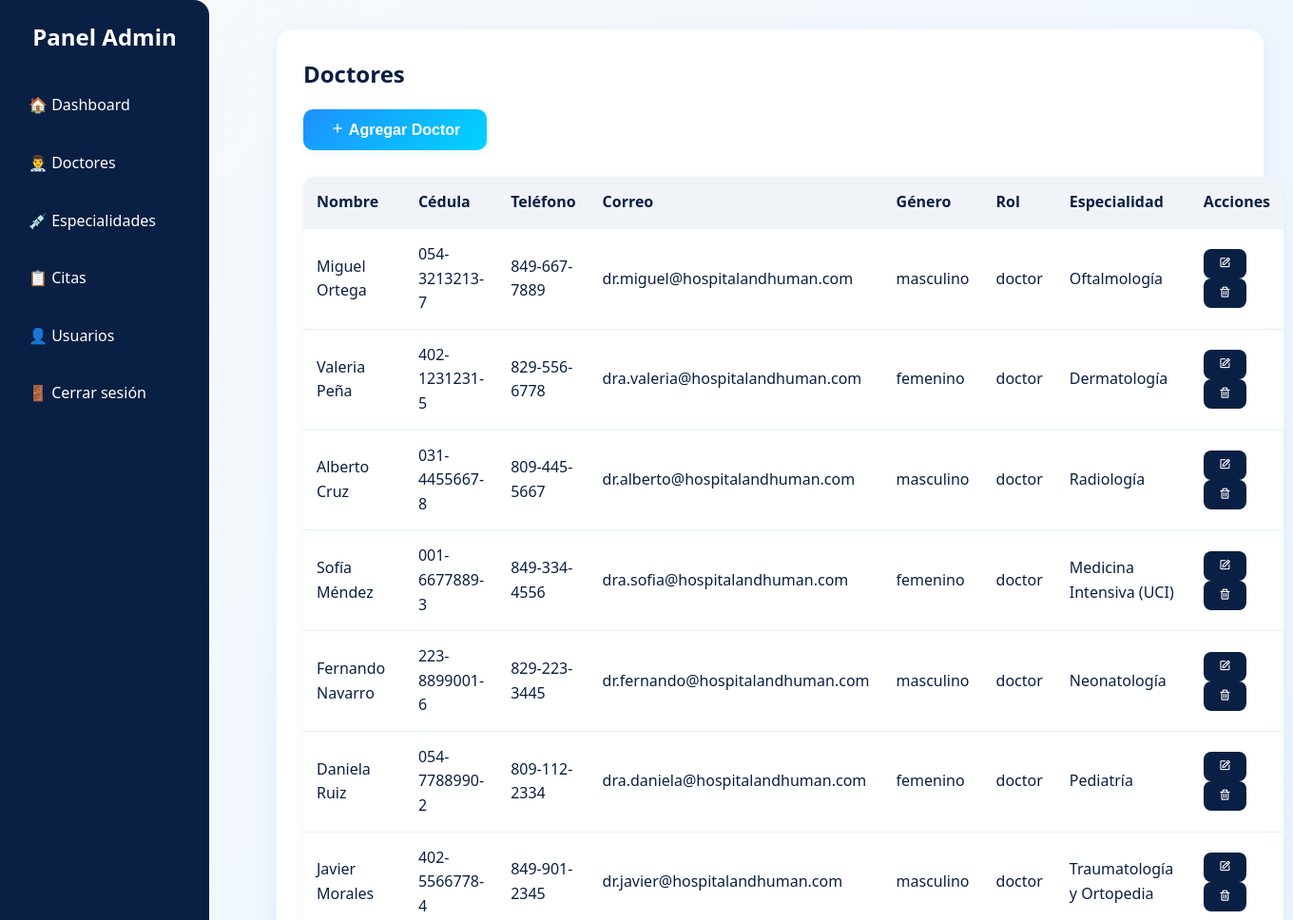
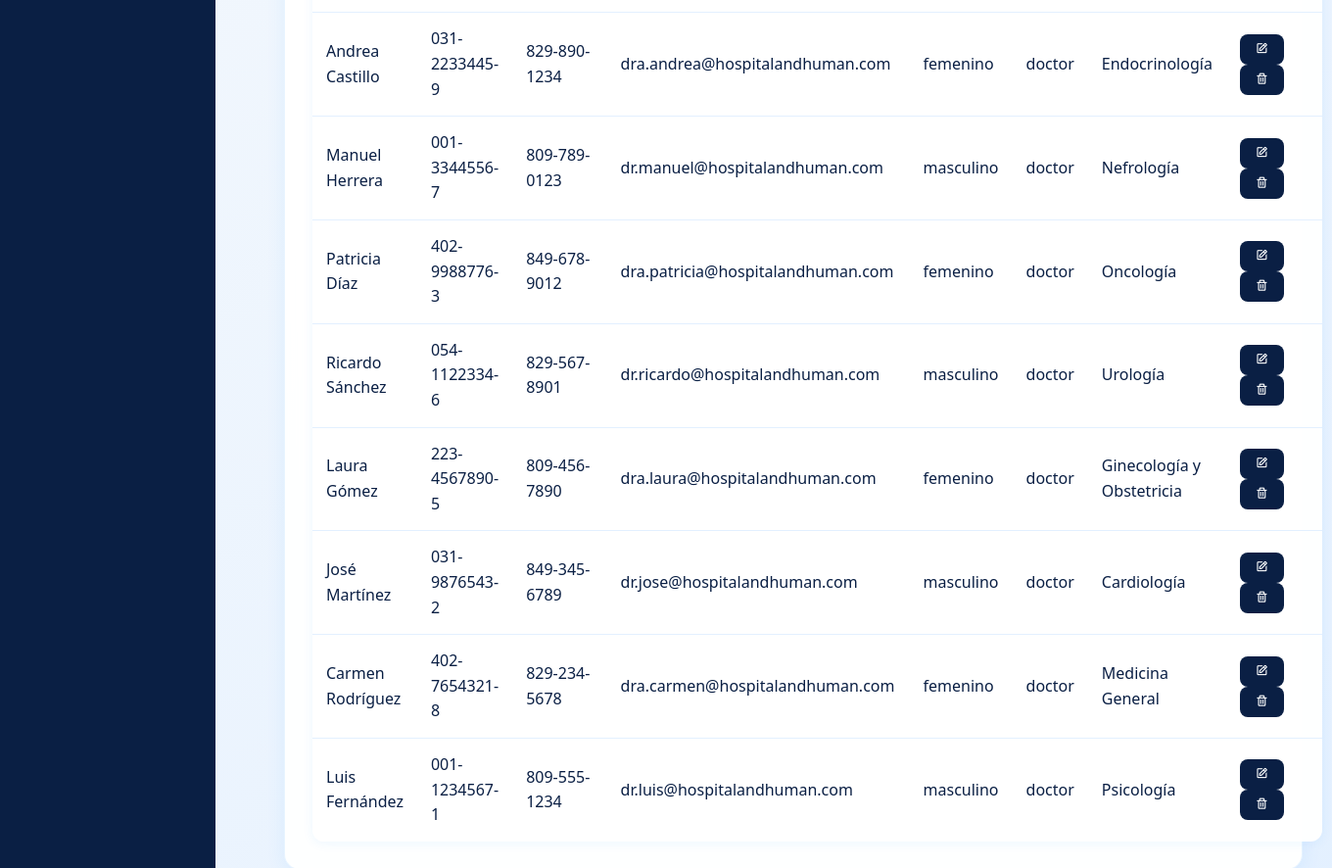
The page /admin/doctores.php (signed in) on the database its author committed (2 pictures, top to bottom).
### tables this page shows
CREATE TABLE `doctores` (
  `id` int(11) NOT NULL AUTO_INCREMENT,
  `nombre` varchar(100) NOT NULL,
  `id_especialidad` int(11) DEFAULT NULL,
  `id_usuario` int(11) DEFAULT NULL,
  PRIMARY KEY (`id`),
  KEY `fk_especialidad` (`id_especialidad`),
  KEY `fk_usuario` (`id_usuario`),
  CONSTRAINT `doctores_ibfk_1` FOREIGN KEY (`id_especialidad`) REFERENCES `especialidades` (`id`) ON DELETE SET NULL,
  CONSTRAINT `doctores_ibfk_2` FOREIGN KEY (`id_usuario`) REFERENCES `usuarios` (`id`) ON DELETE CASCADE
);

CREATE TABLE `usuarios` (
  `id` int(11) NOT NULL AUTO_INCREMENT,
  `nombre` varchar(50) NOT NULL,
  `apellido` varchar(50) NOT NULL,
  `cedula` varchar(20) UNIQUE DEFAULT NULL,
  `telefono` varchar(20) DEFAULT NULL,
  `correo` varchar(100) NOT NULL UNIQUE,
  `password` varchar(255) NOT NULL,
  `seguro` varchar(50) DEFAULT NULL,
  `genero` enum('masculino','femenino') DEFAULT NULL,
  `rol` varchar(20) DEFAULT 'user',
  `fecha_registro` timestamp NOT NULL DEFAULT CURRENT_TIMESTAMP,
  PRIMARY KEY (`id`),
  UNIQUE KEY `correo_unique` (`correo`),
  UNIQUE KEY `cedula_unique` (`cedula`),
  INDEX `idx_rol` (`rol`),
  INDEX `idx_correo` (`correo`)
);

CREATE TABLE `especialidades` (
  `id` int(11) NOT NULL AUTO_INCREMENT,
  `nombre` varchar(100) NOT NULL,
  `descripcion` text DEFAULT NULL,
  `precio` decimal(10,2) NOT NULL,
  PRIMARY KEY (`id`),
  INDEX `idx_nombre` (`nombre`)
);

### config/db.php (called while the page is built, shortened)
<?php
$host = "localhost";
$db   = "citas_medicas";
$user = "root";
$pass = "";
$debug = true;
$options = [
    PDO::ATTR_ERRMODE            => PDO::ERRMODE_EXCEPTION,
    PDO::ATTR_DEFAULT_FETCH_MODE => PDO::FETCH_ASSOC,
    PDO::ATTR_EMULATE_PREPARES   => false,
];
try {
    $pdo = new PDO(
        "mysql:host=$host;dbname=$db;charset=utf8mb4",
        $user,
        $pass,
        $options
    );
} catch (PDOException $e) {
    if($debug){
        die("Error de conexión: " . $e->getMessage());
    } else {
        die("Error de conexión con la base de datos.");
    }
}
function db() {
    global $pdo;
    return $pdo;
}
function db_query(string $sql, array $params = []) {
    $stmt = db()->prepare($sql);
    $stmt->execute($params);
    return $stmt;
}
function db_fetch_all(string $sql, array $params = []) {
    return db_query($sql, $params)->fetchAll();
}
?>

### admin/doctores.php (the view, shortened to what this page needs)
<?php
require_once '../config/db.php';
?>
<!DOCTYPE html>
<html lang="es">
<head>
    <link rel="stylesheet" href="../assets/css/style.css">
    <link href="https://cdn.jsdelivr.net/npm/boxicons@2.1.4/css/boxicons.min.css" rel="stylesheet">
</head>
<body>
<?php include('sidebar.php'); ?>
<div class="main">
    <div class="card">
        <h2>Doctores</h2>
        <button class="btn-add" onclick="abrirModalAdd()"><i class='bx bx-plus'></i> Agregar Doctor</button>
        <?php
        $doctores = db_fetch_all("SELECT d.id, u.nombre, u.apellido, u.cedula, u.telefono, u.correo, u.genero, u.rol, e.nombre AS especialidad, d.id_especialidad FROM doctores d LEFT JOIN usuarios u ON d.id_usuario = u.id LEFT JOIN especialidades e ON d.id_especialidad = e.id ORDER BY d.id DESC");
        ?>
        <table>
            <tr>
                <th>Nombre</th>
                <th>Cédula</th>
                <th>Teléfono</th>
                <th>Correo</th>
                <th>Género</th>
                <th>Rol</th>
                <th>Especialidad</th>
                <th>Acciones</th>
            </tr>
            <?php foreach($doctores as $d): ?>
            <tr>
                <td><?= htmlspecialchars($d['nombre'] . ' ' . ($d['apellido'] ?? '')) ?></td>
                <td><?= htmlspecialchars($d['cedula'] ?? '-') ?></td>
                <td><?= htmlspecialchars($d['telefono'] ?? '-') ?></td>
                <td><?= htmlspecialchars($d['correo'] ?? '-') ?></td>
                <td><?= htmlspecialchars($d['genero'] ?? '-') ?></td>
                <td><?= htmlspecialchars($d['rol'] ?? '-') ?></td>
                <td><?= htmlspecialchars($d['especialidad'] ?? '-') ?></td>
                <td>
                    <button onclick="abrirModalEdit(
                        <?= $d['id'] ?>,
                        '<?= addslashes($d['nombre'] . ' ' . ($d['apellido'] ?? '')) ?>',
                        '<?= addslashes($d['cedula'] ?? '') ?>',
                        '<?= addslashes($d['telefono'] ?? '') ?>',
                        '<?= addslashes($d['correo'] ?? '') ?>',
                        '<?= addslashes($d['genero'] ?? '') ?>',
                        '<?= addslashes($d['rol'] ?? '') ?>',
                        <?= $d['id_especialidad'] ?>
                    )"><i class='bx bx-edit'></i></button>
                    <button onclick="eliminarDoctor(<?= $d['id'] ?>)"><i class='bx bx-trash'></i></button>
                </td>
            </tr>
            <?php endforeach; ?>
        </table>
    </div>
</div>
</body>
</html>

### assets/css/style.css (style rules this page uses)
:root { --primary: #0a1f44; --secondary: #1e90ff; --background: #FBFBFB; --white: #ffffff; --text: #222; --text-light: #555; --success: #28a745; --error: #dc3545; --warning: #ffc107; --info: #17a2b8; --radius: 14px; --radius-sm: 8px; --transition: all 0.3s ease; --transition-fast: all 0.15s ease; --transition-slow: all 0.5s ease; --shadow-sm: 0 2px 8px rgba(0,0,0,0.05); --shadow-md: 0 8px 25px rgba(0,0,0,0.08); --shadow-lg: 0 15px 35px rgba(0,0,0,0.1); --bg-default-light: #fbfbfb; --bg-default-dark: #0f172a; --text-default-light: #222; --text-default-dark: #e2e8f0; --card-light: #ffffff; --card-dark: #1e293b; --border-light: #e2e8f0; --border-dark: #334155; }
* { margin: 0; padding: 0; box-sizing: border-box; }
html { scroll-behavior: smooth; }
body { font-family: 'Segoe UI', Tahoma, Geneva, Verdana, sans-serif; background: var(--background); color: var(--text); line-height: 1.6; -webkit-font-smoothing: antialiased; -moz-osx-font-smoothing: grayscale; margin: 0 !important; padding: 0 !important; transition: background-color 0.3s ease, color 0.3s ease; }

### admin/doctores.php (style rules this page uses)
:root { --primary: #0a1f44; --secondary: #1e90ff; --accent: #00d4ff; --bg-light: #f8fafc; }
body { font-family: 'Segoe UI', Tahoma, Geneva, Verdana, sans-serif; background: linear-gradient(135deg, var(--bg-light) 0%, #e3f0ff 100%); color: var(--primary); min-height: 100vh; }
.main { margin-left: 260px; padding: 30px; }
.card { background: rgba(255,255,255,0.95); backdrop-filter: blur(12px); border-radius: 16px; padding: 28px; box-shadow: 0 4px 20px rgba(30, 144, 255, 0.08); border: 1.5px solid rgba(30, 144, 255, 0.1); margin-bottom: 30px; }
.card h2 { font-size: 24px; font-weight: 800; margin-bottom: 18px; }
.btn-add { background: linear-gradient(135deg, var(--secondary) 0%, var(--accent) 100%); color: #fff; padding: 12px 28px; border: none; border-radius: 10px; font-weight: 600; font-size: 16px; margin-bottom: 18px; cursor: pointer; transition: 0.2s; box-shadow: 0 2px 8px rgba(30,144,255,0.10); }
table { width: 100%; border-collapse: collapse; margin-top: 10px; background: rgba(255,255,255,0.95); border-radius: 12px; overflow: hidden; box-shadow: 0 2px 12px rgba(30,144,255,0.07); }
th, td { padding: 14px; border-bottom: 1px solid #e3f0ff; text-align: left; }
th { background: #f0f4f8; color: var(--primary); font-weight: 700; }
tr:last-child td { border-bottom: none; }
button { padding: 8px 16px; border: none; border-radius: 8px; background: var(--primary); color: #fff; cursor: pointer; transition: 0.2s; margin-right: 5px; }

### rows shown on the page
doctores: id_usuario.apellido "Miguel Ortega", id_usuario.cedula "054-3213213-7", id_usuario.telefono "849-667-7889", id_usuario.correo "dr.miguel@hospitalandhuman.com", id_usuario.genero "masculino", id_usuario.rol "doctor", id_especialidad.nombre "Oftalmología"
doctores: id_usuario.apellido "Valeria Peña", id_usuario.cedula "402-1231231-5", id_usuario.telefono "829-556-6778", id_usuario.correo "dra.valeria@hospitalandhuman.com", id_usuario.genero "femenino", id_usuario.rol "doctor", id_especialidad.nombre "Dermatología"
doctores: id_usuario.apellido "Alberto Cruz", id_usuario.cedula "031-4455667-8", id_usuario.telefono "809-445-5667", id_usuario.correo "dr.alberto@hospitalandhuman.com", id_usuario.genero "masculino", id_usuario.rol "doctor", id_especialidad.nombre "Radiología"
doctores: id_usuario.apellido "Sofía Méndez", id_usuario.cedula "001-6677889-3", id_usuario.telefono "849-334-4556", id_usuario.correo "dra.sofia@hospitalandhuman.com", id_usuario.genero "femenino", id_usuario.rol "doctor", id_especialidad.nombre "Medicina Intensiva (UCI)"
doctores: id_usuario.apellido "Fernando Navarro", id_usuario.cedula "223-8899001-6", id_usuario.telefono "829-223-3445", id_usuario.correo "dr.fernando@hospitalandhuman.com", id_usuario.genero "masculino", id_usuario.rol "doctor", id_especialidad.nombre "Neonatología"
doctores: id_usuario.apellido "Daniela Ruiz", id_usuario.cedula "054-7788990-2", id_usuario.telefono "809-112-2334", id_usuario.correo "dra.daniela@hospitalandhuman.com", id_usuario.genero "femenino", id_usuario.rol "doctor", id_especialidad.nombre "Pediatría"
doctores: id_usuario.apellido "Javier Morales", id_usuario.cedula "402-5566778-4", id_usuario.telefono "849-901-2345", id_usuario.correo "dr.javier@hospitalandhuman.com", id_usuario.genero "masculino", id_usuario.rol "doctor", id_especialidad.nombre "Traumatología y Ortopedia"
doctores: id_usuario.apellido "Andrea Castillo", id_usuario.cedula "031-2233445-9", id_usuario.telefono "829-890-1234", id_usuario.correo "dra.andrea@hospitalandhuman.com", id_usuario.genero "femenino", id_usuario.rol "doctor", id_especialidad.nombre "Endocrinología"
doctores: id_usuario.apellido "Manuel Herrera", id_usuario.cedula "001-3344556-7", id_usuario.telefono "809-789-0123", id_usuario.correo "dr.manuel@hospitalandhuman.com", id_usuario.genero "masculino", id_usuario.rol "doctor", id_especialidad.nombre "Nefrología"
doctores: id_usuario.apellido "Patricia Díaz", id_usuario.cedula "402-9988776-3", id_usuario.telefono "849-678-9012", id_usuario.correo "dra.patricia@hospitalandhuman.com", id_usuario.genero "femenino", id_usuario.rol "doctor", id_especialidad.nombre "Oncología"
doctores: id_usuario.apellido "Ricardo Sánchez", id_usuario.cedula "054-1122334-6", id_usuario.telefono "829-567-8901", id_usuario.correo "dr.ricardo@hospitalandhuman.com", id_usuario.genero "masculino", id_usuario.rol "doctor", id_especialidad.nombre "Urología"
doctores: id_usuario.apellido "Laura Gómez", id_usuario.cedula "223-4567890-5", id_usuario.telefono "809-456-7890", id_usuario.correo "dra.laura@hospitalandhuman.com", id_usuario.genero "femenino", id_usuario.rol "doctor", id_especialidad.nombre "Ginecología y Obstetricia"
doctores: id_usuario.apellido "José Martínez", id_usuario.cedula "031-9876543-2", id_usuario.telefono "849-345-6789", id_usuario.correo "dr.jose@hospitalandhuman.com", id_usuario.genero "masculino", id_usuario.rol "doctor", id_especialidad.nombre "Cardiología"
doctores: id_usuario.apellido "Carmen Rodríguez", id_usuario.cedula "402-7654321-8", id_usuario.telefono "829-234-5678", id_usuario.correo "dra.carmen@hospitalandhuman.com", id_usuario.genero "femenino", id_usuario.rol "doctor", id_especialidad.nombre "Medicina General"
doctores: id_usuario.apellido "Luis Fernández", id_usuario.cedula "001-1234567-1", id_usuario.telefono "809-555-1234", id_usuario.correo "dr.luis@hospitalandhuman.com", id_usuario.genero "masculino", id_usuario.rol "doctor", id_especialidad.nombre "Psicología"
